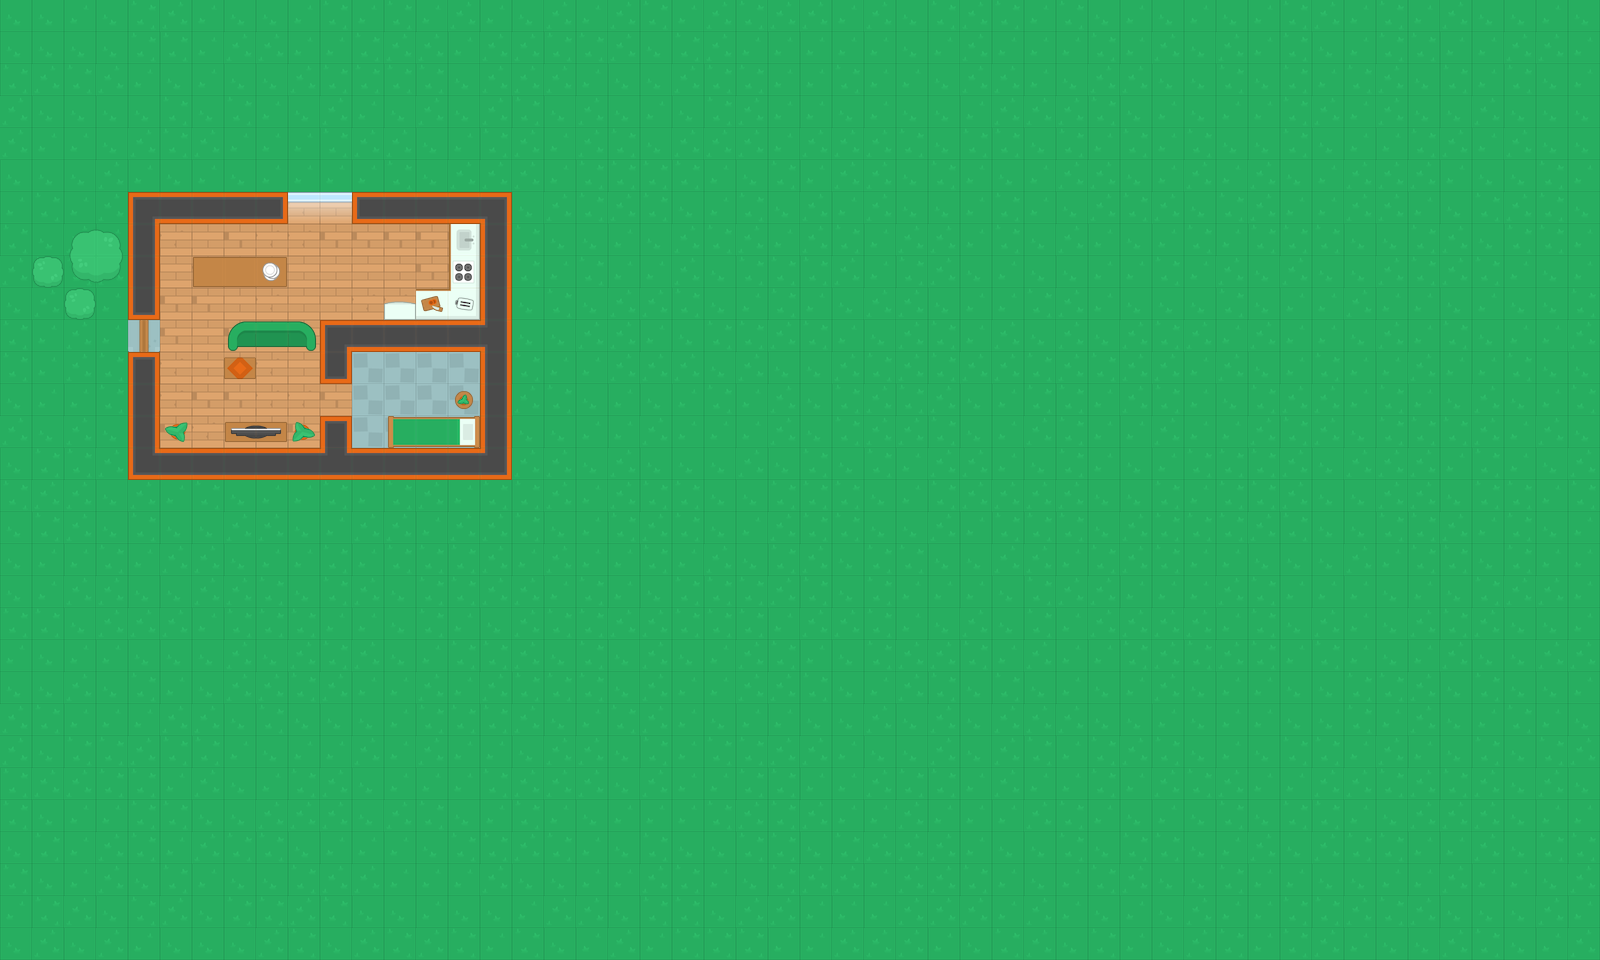

A level layout from a 2D game, rendered from its tile map. Below: a short description, then the map file with tile-grid data replaced by summaries:
An orthogonal 50x30 tile map with 32x32 px tiles, 4 tile layers (ground, walls, items, deco) and 9 objects (8x Wall, Player).

<map version="1.0" orientation="orthogonal" renderorder="right-down" width="50" height="30" tilewidth="32" tileheight="32" nextobjectid="19">
 <tileset firstgid="1" name="spritesheet_tiles_32x32" tilewidth="32" tileheight="32" spacing="5" tilecount="540" columns="27">
  <image source="../images/spritesheet_tiles_32x32.png" width="994" height="735" />
 </tileset>
 <layer name="ground" width="50" height="30">
  <data>[1500 cells, 1500 non-empty, 9 distinct tile ids]</data>
 </layer>
 <layer name="walls" width="50" height="30">
  <data>[1500 cells, 45 non-empty, 13 distinct tile ids]</data>
 </layer>
 <layer name="items" width="50" height="30">
  <data>[1500 cells, 25 non-empty, 23 distinct tile ids]</data>
 </layer>
 <layer name="deco" width="50" height="30">
  <data>[1500 cells, 9 non-empty, 9 distinct tile ids]</data>
 </layer>
 <objectgroup name="Objects1" visible="0">
  <object id="1" name="Player" x="32" y="160" width="32" height="32" />
  <object id="6" name="Wall" x="128" y="224" width="32" height="96" />
  <object id="12" name="Wall" x="128" y="352" width="32" height="96" />
  <object id="13" name="Wall" x="480" y="192" width="32" height="288" />
  <object id="14" name="Wall" x="320" y="416" width="32" height="32" />
  <object id="15" name="Wall" x="320" y="352" width="32" height="32" />
  <object id="16" name="Wall" x="128" y="192" width="352" height="32" />
  <object id="17" name="Wall" x="128" y="448" width="352" height="32" />
  <object id="18" name="Wall" x="320" y="320" width="160" height="32" />
 </objectgroup>
</map>
